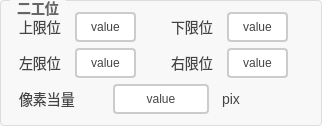
         <widget class="QGroupBox" name="groupBox_2">
          <property name="styleSheet">
           <string notr="true">QGroupBox {
    border: 1px solid #DDD;
    border-radius: 4px;
    font: bold 14px;
    color: #666;
    background-color: #F8F8F8;
}

QGroupBox::title {
    subcontrol-origin: margin;
    subcontrol-position: top left;
    left: 10px;
    padding: 0 5px;
}</string>
          </property>
          <property name="title">
           <string>二工位</string>
          </property>
          <layout class="QGridLayout" name="gridLayout_2">
           <item row="1" column="1">
            <layout class="QHBoxLayout" name="horizontalLayout_39">
             <item>
              <widget class="QLabel" name="label_60">
               <property name="styleSheet">
                <string notr="true">/* 基础标签样式 */
QLabel {
    color: #444444;          /* 主文字色 */
    font-size: 14px;         /* 标准字号 */
    background: transparent; /* 透明背景 */
    padding: 2px 4px;        /* 基础内边距 */
}

/* 标题样式 */
QLabel.title {
    font-size: 16px;
    font-weight: 600;
    color: #333333;
    border-bottom: 1px solid #DDDDDD; /* 下划线装饰 */
    padding-bottom: 4px;
}

/* 副标题/次要文本 */
QLabel.subtitle {
    color: #666666;
    font-size: 13px;
    font-style: italic;
}

/* 强调文本 */
QLabel.emphasis {
    color: #333333;
    font-weight: 500;
    background-color: #F5F5F5;
    border-radius: 3px;
    padding: 4px 8px;
}

/* 状态标签（成功/警告/错误） */
QLabel[state=&quot;success&quot;] {
    color: #228B22;          /* 森林绿 */
    border-left: 3px solid #228B22;
    padding-left: 8px;
}

QLabel[state=&quot;warning&quot;] {
    color: #FF8C00;          /* 暗橙 */
    border-left: 3px solid #FF8C00;
    padding-left: 8px;
}

QLabel[state=&quot;error&quot;] {
    color: #B22222;          /* 砖红 */
    border-left: 3px solid #B22222;
    padding-left: 8px;
}

/* 数据展示标签 */
QLabel.data {
    color: #2F4F4F;          /* 深石板灰 */
    font-family: monospace;
    border: 1px solid #E0E0E0;
    background-color: #FFFFFF;
    padding: 6px 12px;
    border-radius: 4px;
}

/* 禁用状态 */
QLabel:disabled {
    color: #AAAAAA;
    background-color: transparent;
}

/* 链接样式（伪链接效果） */
QLabel.link {
    color: #4682B4;          /* 钢蓝 */
    text-decoration: underline;
    border-bottom: 1px dotted #4682B4;
}

/* 图标标签 */
QLabel.icon {
    qproperty-alignment: AlignCenter;
    border: 1px solid #E0E0E0;
    border-radius: 4px;
    background-color: #FFFFFF;
    padding: 12px;
}</string>
               </property>
               <property name="text">
                <string>右限位</string>
               </property>
              </widget>
             </item>
             <item>
              <widget class="QPushButton" name="pbtn_youxianwei2">
               <property name="sizePolicy">
                <sizepolicy hsizetype="Minimum" vsizetype="Minimum">
                 <horstretch>0</horstretch>
                 <verstretch>0</verstretch>
                </sizepolicy>
               </property>
               <property name="styleSheet">
                <string notr="true">QPushButton {
    padding: 6px 14px;
    border: 2px solid #CCC;
    border-radius: 4px;
    background-color: white;
    color: #444;
}

QPushButton:hover {
    border-color: #999;
    background-color: #F5F5F5;
}

QPushButton:pressed {
    border-color: #777;
    background-color: #EEE;
}</string>
               </property>
               <property name="text">
                <string>value</string>
               </property>
              </widget>
             </item>
             <item>
              <widget class="QLabel" name="label_61">
               <property name="styleSheet">
                <string notr="true">/* 基础标签样式 */
QLabel {
    color: #444444;          /* 主文字色 */
    font-size: 14px;         /* 标准字号 */
    background: transparent; /* 透明背景 */
    padding: 2px 4px;        /* 基础内边距 */
}

/* 标题样式 */
QLabel.title {
    font-size: 16px;
    font-weight: 600;
    color: #333333;
    border-bottom: 1px solid #DDDDDD; /* 下划线装饰 */
    padding-bottom: 4px;
}

/* 副标题/次要文本 */
QLabel.subtitle {
    color: #666666;
    font-size: 13px;
    font-style: italic;
}

/* 强调文本 */
QLabel.emphasis {
    color: #333333;
    font-weight: 500;
    background-color: #F5F5F5;
    border-radius: 3px;
    padding: 4px 8px;
}

/* 状态标签（成功/警告/错误） */
QLabel[state=&quot;success&quot;] {
    color: #228B22;          /* 森林绿 */
    border-left: 3px solid #228B22;
    padding-left: 8px;
}

QLabel[state=&quot;warning&quot;] {
    color: #FF8C00;          /* 暗橙 */
    border-left: 3px solid #FF8C00;
    padding-left: 8px;
}

QLabel[state=&quot;error&quot;] {
    color: #B22222;          /* 砖红 */
    border-left: 3px solid #B22222;
    padding-left: 8px;
}

/* 数据展示标签 */
QLabel.data {
    color: #2F4F4F;          /* 深石板灰 */
    font-family: monospace;
    border: 1px solid #E0E0E0;
    background-color: #FFFFFF;
    padding: 6px 12px;
    border-radius: 4px;
}

/* 禁用状态 */
QLabel:disabled {
    color: #AAAAAA;
    background-color: transparent;
}

/* 链接样式（伪链接效果） */
QLabel.link {
    color: #4682B4;          /* 钢蓝 */
    text-decoration: underline;
    border-bottom: 1px dotted #4682B4;
}

/* 图标标签 */
QLabel.icon {
    qproperty-alignment: AlignCenter;
    border: 1px solid #E0E0E0;
    border-radius: 4px;
    background-color: #FFFFFF;
    padding: 12px;
}</string>
               </property>
               <property name="text">
                <string/>
               </property>
              </widget>
             </item>
            </layout>
           </item>
           <item row="1" column="0">
            <layout class="QHBoxLayout" name="horizontalLayout_40">
             <item>
              <widget class="QLabel" name="label_62">
               <property name="styleSheet">
                <string notr="true">/* 基础标签样式 */
QLabel {
    color: #444444;          /* 主文字色 */
    font-size: 14px;         /* 标准字号 */
    background: transparent; /* 透明背景 */
    padding: 2px 4px;        /* 基础内边距 */
}

/* 标题样式 */
QLabel.title {
    font-size: 16px;
    font-weight: 600;
    color: #333333;
    border-bottom: 1px solid #DDDDDD; /* 下划线装饰 */
    padding-bottom: 4px;
}

/* 副标题/次要文本 */
QLabel.subtitle {
    color: #666666;
    font-size: 13px;
    font-style: italic;
}

/* 强调文本 */
QLabel.emphasis {
    color: #333333;
    font-weight: 500;
    background-color: #F5F5F5;
    border-radius: 3px;
    padding: 4px 8px;
}

/* 状态标签（成功/警告/错误） */
QLabel[state=&quot;success&quot;] {
    color: #228B22;          /* 森林绿 */
    border-left: 3px solid #228B22;
    padding-left: 8px;
}

QLabel[state=&quot;warning&quot;] {
    color: #FF8C00;          /* 暗橙 */
    border-left: 3px solid #FF8C00;
    padding-left: 8px;
}

QLabel[state=&quot;error&quot;] {
    color: #B22222;          /* 砖红 */
    border-left: 3px solid #B22222;
    padding-left: 8px;
}

/* 数据展示标签 */
QLabel.data {
    color: #2F4F4F;          /* 深石板灰 */
    font-family: monospace;
    border: 1px solid #E0E0E0;
    background-color: #FFFFFF;
    padding: 6px 12px;
    border-radius: 4px;
}

/* 禁用状态 */
QLabel:disabled {
    color: #AAAAAA;
    background-color: transparent;
}

/* 链接样式（伪链接效果） */
QLabel.link {
    color: #4682B4;          /* 钢蓝 */
    text-decoration: underline;
    border-bottom: 1px dotted #4682B4;
}

/* 图标标签 */
QLabel.icon {
    qproperty-alignment: AlignCenter;
    border: 1px solid #E0E0E0;
    border-radius: 4px;
    background-color: #FFFFFF;
    padding: 12px;
}</string>
               </property>
               <property name="text">
                <string>左限位</string>
               </property>
              </widget>
             </item>
             <item>
              <widget class="QPushButton" name="pbtn_zuoxianwei2">
               <property name="sizePolicy">
                <sizepolicy hsizetype="Minimum" vsizetype="Minimum">
                 <horstretch>0</horstretch>
                 <verstretch>0</verstretch>
                </sizepolicy>
               </property>
               <property name="styleSheet">
                <string notr="true">QPushButton {
    padding: 6px 14px;
    border: 2px solid #CCC;
    border-radius: 4px;
    background-color: white;
    color: #444;
}

QPushButton:hover {
    border-color: #999;
    background-color: #F5F5F5;
}

QPushButton:pressed {
    border-color: #777;
    background-color: #EEE;
}</string>
               </property>
               <property name="text">
                <string>value</string>
               </property>
              </widget>
             </item>
             <item>
              <widget class="QLabel" name="label_63">
               <property name="styleSheet">
                <string notr="true">/* 基础标签样式 */
QLabel {
    color: #444444;          /* 主文字色 */
    font-size: 14px;         /* 标准字号 */
    background: transparent; /* 透明背景 */
    padding: 2px 4px;        /* 基础内边距 */
}

/* 标题样式 */
QLabel.title {
    font-size: 16px;
    font-weight: 600;
    color: #333333;
    border-bottom: 1px solid #DDDDDD; /* 下划线装饰 */
    padding-bottom: 4px;
}

/* 副标题/次要文本 */
QLabel.subtitle {
    color: #666666;
    font-size: 13px;
    font-style: italic;
}

/* 强调文本 */
QLabel.emphasis {
    color: #333333;
    font-weight: 500;
    background-color: #F5F5F5;
    border-radius: 3px;
    padding: 4px 8px;
}

/* 状态标签（成功/警告/错误） */
QLabel[state=&quot;success&quot;] {
    color: #228B22;          /* 森林绿 */
    border-left: 3px solid #228B22;
    padding-left: 8px;
}

QLabel[state=&quot;warning&quot;] {
    color: #FF8C00;          /* 暗橙 */
    border-left: 3px solid #FF8C00;
    padding-left: 8px;
}

QLabel[state=&quot;error&quot;] {
    color: #B22222;          /* 砖红 */
    border-left: 3px solid #B22222;
    padding-left: 8px;
}

/* 数据展示标签 */
QLabel.data {
    color: #2F4F4F;          /* 深石板灰 */
    font-family: monospace;
    border: 1px solid #E0E0E0;
    background-color: #FFFFFF;
    padding: 6px 12px;
    border-radius: 4px;
}

/* 禁用状态 */
QLabel:disabled {
    color: #AAAAAA;
    background-color: transparent;
}

/* 链接样式（伪链接效果） */
QLabel.link {
    color: #4682B4;          /* 钢蓝 */
    text-decoration: underline;
    border-bottom: 1px dotted #4682B4;
}

/* 图标标签 */
QLabel.icon {
    qproperty-alignment: AlignCenter;
    border: 1px solid #E0E0E0;
    border-radius: 4px;
    background-color: #FFFFFF;
    padding: 12px;
}</string>
               </property>
               <property name="text">
                <string/>
               </property>
              </widget>
             </item>
            </layout>
           </item>
           <item row="0" column="1">
            <layout class="QHBoxLayout" name="horizontalLayout_37">
             <item>
              <widget class="QLabel" name="label_56">
               <property name="styleSheet">
                <string notr="true">/* 基础标签样式 */
QLabel {
    color: #444444;          /* 主文字色 */
    font-size: 14px;         /* 标准字号 */
    background: transparent; /* 透明背景 */
    padding: 2px 4px;        /* 基础内边距 */
}

/* 标题样式 */
QLabel.title {
    font-size: 16px;
    font-weight: 600;
    color: #333333;
    border-bottom: 1px solid #DDDDDD; /* 下划线装饰 */
    padding-bottom: 4px;
}

/* 副标题/次要文本 */
QLabel.subtitle {
    color: #666666;
    font-size: 13px;
    font-style: italic;
}

/* 强调文本 */
QLabel.emphasis {
    color: #333333;
    font-weight: 500;
    background-color: #F5F5F5;
    border-radius: 3px;
    padding: 4px 8px;
}

/* 状态标签（成功/警告/错误） */
QLabel[state=&quot;success&quot;] {
    color: #228B22;          /* 森林绿 */
    border-left: 3px solid #228B22;
    padding-left: 8px;
}

QLabel[state=&quot;warning&quot;] {
    color: #FF8C00;          /* 暗橙 */
    border-left: 3px solid #FF8C00;
    padding-left: 8px;
}

QLabel[state=&quot;error&quot;] {
    color: #B22222;          /* 砖红 */
    border-left: 3px solid #B22222;
    padding-left: 8px;
}

/* 数据展示标签 */
QLabel.data {
    color: #2F4F4F;          /* 深石板灰 */
    font-family: monospace;
    border: 1px solid #E0E0E0;
    background-color: #FFFFFF;
    padding: 6px 12px;
    border-radius: 4px;
}

/* 禁用状态 */
QLabel:disabled {
    color: #AAAAAA;
    background-color: transparent;
}

/* 链接样式（伪链接效果） */
QLabel.link {
    color: #4682B4;          /* 钢蓝 */
    text-decoration: underline;
    border-bottom: 1px dotted #4682B4;
}

/* 图标标签 */
QLabel.icon {
    qproperty-alignment: AlignCenter;
    border: 1px solid #E0E0E0;
    border-radius: 4px;
    background-color: #FFFFFF;
    padding: 12px;
}</string>
               </property>
               <property name="text">
                <string>下限位</string>
               </property>
              </widget>
             </item>
             <item>
              <widget class="QPushButton" name="pbtn_xiaxianwei2">
               <property name="sizePolicy">
                <sizepolicy hsizetype="Minimum" vsizetype="Minimum">
                 <horstretch>0</horstretch>
                 <verstretch>0</verstretch>
                </sizepolicy>
               </property>
               <property name="styleSheet">
                <string notr="true">QPushButton {
    padding: 6px 14px;
    border: 2px solid #CCC;
    border-radius: 4px;
    background-color: white;
    color: #444;
}

QPushButton:hover {
    border-color: #999;
    background-color: #F5F5F5;
}

QPushButton:pressed {
    border-color: #777;
    background-color: #EEE;
}</string>
               </property>
               <property name="text">
                <string>value</string>
               </property>
              </widget>
             </item>
             <item>
              <widget class="QLabel" name="label_57">
               <property name="styleSheet">
                <string notr="true">/* 基础标签样式 */
QLabel {
    color: #444444;          /* 主文字色 */
    font-size: 14px;         /* 标准字号 */
    background: transparent; /* 透明背景 */
    padding: 2px 4px;        /* 基础内边距 */
}

/* 标题样式 */
QLabel.title {
    font-size: 16px;
    font-weight: 600;
    color: #333333;
    border-bottom: 1px solid #DDDDDD; /* 下划线装饰 */
    padding-bottom: 4px;
}

/* 副标题/次要文本 */
QLabel.subtitle {
    color: #666666;
    font-size: 13px;
    font-style: italic;
}

/* 强调文本 */
QLabel.emphasis {
    color: #333333;
    font-weight: 500;
    background-color: #F5F5F5;
    border-radius: 3px;
    padding: 4px 8px;
}

/* 状态标签（成功/警告/错误） */
QLabel[state=&quot;success&quot;] {
    color: #228B22;          /* 森林绿 */
    border-left: 3px solid #228B22;
    padding-left: 8px;
}

QLabel[state=&quot;warning&quot;] {
    color: #FF8C00;          /* 暗橙 */
    border-left: 3px solid #FF8C00;
    padding-left: 8px;
}

QLabel[state=&quot;error&quot;] {
    color: #B22222;          /* 砖红 */
    border-left: 3px solid #B22222;
    padding-left: 8px;
}

/* 数据展示标签 */
QLabel.data {
    color: #2F4F4F;          /* 深石板灰 */
    font-family: monospace;
    border: 1px solid #E0E0E0;
    background-color: #FFFFFF;
    padding: 6px 12px;
    border-radius: 4px;
}

/* 禁用状态 */
QLabel:disabled {
    color: #AAAAAA;
    background-color: transparent;
}

/* 链接样式（伪链接效果） */
QLabel.link {
    color: #4682B4;          /* 钢蓝 */
    text-decoration: underline;
    border-bottom: 1px dotted #4682B4;
}

/* 图标标签 */
QLabel.icon {
    qproperty-alignment: AlignCenter;
    border: 1px solid #E0E0E0;
    border-radius: 4px;
    background-color: #FFFFFF;
    padding: 12px;
}</string>
               </property>
               <property name="text">
                <string/>
               </property>
              </widget>
             </item>
            </layout>
           </item>
           <item row="0" column="0">
            <layout class="QHBoxLayout" name="horizontalLayout_38">
             <item>
              <widget class="QLabel" name="label_58">
               <property name="styleSheet">
                <string notr="true">/* 基础标签样式 */
QLabel {
    color: #444444;          /* 主文字色 */
    font-size: 14px;         /* 标准字号 */
    background: transparent; /* 透明背景 */
    padding: 2px 4px;        /* 基础内边距 */
}

/* 标题样式 */
QLabel.title {
    font-size: 16px;
    font-weight: 600;
    color: #333333;
    border-bottom: 1px solid #DDDDDD; /* 下划线装饰 */
    padding-bottom: 4px;
}

/* 副标题/次要文本 */
QLabel.subtitle {
    color: #666666;
    font-size: 13px;
    font-style: italic;
}

/* 强调文本 */
QLabel.emphasis {
    color: #333333;
    font-weight: 500;
    background-color: #F5F5F5;
    border-radius: 3px;
    padding: 4px 8px;
}

/* 状态标签（成功/警告/错误） */
QLabel[state=&quot;success&quot;] {
    color: #228B22;          /* 森林绿 */
    border-left: 3px solid #228B22;
    padding-left: 8px;
}

QLabel[state=&quot;warning&quot;] {
    color: #FF8C00;          /* 暗橙 */
    border-left: 3px solid #FF8C00;
    padding-left: 8px;
}

QLabel[state=&quot;error&quot;] {
    color: #B22222;          /* 砖红 */
    border-left: 3px solid #B22222;
    padding-left: 8px;
}

/* 数据展示标签 */
QLabel.data {
    color: #2F4F4F;          /* 深石板灰 */
    font-family: monospace;
    border: 1px solid #E0E0E0;
    background-color: #FFFFFF;
    padding: 6px 12px;
    border-radius: 4px;
}

/* 禁用状态 */
QLabel:disabled {
    color: #AAAAAA;
    background-color: transparent;
}

/* 链接样式（伪链接效果） */
QLabel.link {
    color: #4682B4;          /* 钢蓝 */
    text-decoration: underline;
    border-bottom: 1px dotted #4682B4;
}

/* 图标标签 */
QLabel.icon {
    qproperty-alignment: AlignCenter;
    border: 1px solid #E0E0E0;
    border-radius: 4px;
    background-color: #FFFFFF;
    padding: 12px;
}</string>
               </property>
               <property name="text">
                <string>上限位</string>
               </property>
              </widget>
             </item>
             <item>
              <widget class="QPushButton" name="pbtn_shangxianwei2">
               <property name="sizePolicy">
                <sizepolicy hsizetype="Minimum" vsizetype="Minimum">
                 <horstretch>0</horstretch>
                 <verstretch>0</verstretch>
                </sizepolicy>
               </property>
               <property name="styleSheet">
                <string notr="true">QPushButton {
    padding: 6px 14px;
    border: 2px solid #CCC;
    border-radius: 4px;
    background-color: white;
    color: #444;
}

QPushButton:hover {
    border-color: #999;
    background-color: #F5F5F5;
}

QPushButton:pressed {
    border-color: #777;
    background-color: #EEE;
}</string>
               </property>
               <property name="text">
                <string>value</string>
               </property>
              </widget>
             </item>
             <item>
              <widget class="QLabel" name="label_59">
               <property name="styleSheet">
                <string notr="true">/* 基础标签样式 */
QLabel {
    color: #444444;          /* 主文字色 */
    font-size: 14px;         /* 标准字号 */
    background: transparent; /* 透明背景 */
    padding: 2px 4px;        /* 基础内边距 */
}

/* 标题样式 */
QLabel.title {
    font-size: 16px;
    font-weight: 600;
    color: #333333;
    border-bottom: 1px solid #DDDDDD; /* 下划线装饰 */
    padding-bottom: 4px;
}

/* 副标题/次要文本 */
QLabel.subtitle {
    color: #666666;
    font-size: 13px;
    font-style: italic;
}

/* 强调文本 */
QLabel.emphasis {
    color: #333333;
    font-weight: 500;
    background-color: #F5F5F5;
    border-radius: 3px;
    padding: 4px 8px;
}

/* 状态标签（成功/警告/错误） */
QLabel[state=&quot;success&quot;] {
    color: #228B22;          /* 森林绿 */
    border-left: 3px solid #228B22;
    padding-left: 8px;
}

QLabel[state=&quot;warning&quot;] {
    color: #FF8C00;          /* 暗橙 */
    border-left: 3px solid #FF8C00;
    padding-left: 8px;
}

QLabel[state=&quot;error&quot;] {
    color: #B22222;          /* 砖红 */
    border-left: 3px solid #B22222;
    padding-left: 8px;
}

/* 数据展示标签 */
QLabel.data {
    color: #2F4F4F;          /* 深石板灰 */
    font-family: monospace;
    border: 1px solid #E0E0E0;
    background-color: #FFFFFF;
    padding: 6px 12px;
    border-radius: 4px;
}

/* 禁用状态 */
QLabel:disabled {
    color: #AAAAAA;
    background-color: transparent;
}

/* 链接样式（伪链接效果） */
QLabel.link {
    color: #4682B4;          /* 钢蓝 */
    text-decoration: underline;
    border-bottom: 1px dotted #4682B4;
}

/* 图标标签 */
QLabel.icon {
    qproperty-alignment: AlignCenter;
    border: 1px solid #E0E0E0;
    border-radius: 4px;
    background-color: #FFFFFF;
    padding: 12px;
}</string>
               </property>
               <property name="text">
                <string/>
               </property>
              </widget>
             </item>
            </layout>
           </item>
           <item row="2" column="0" colspan="2">
            <layout class="QHBoxLayout" name="horizontalLayout_45">
             <item>
              <widget class="QLabel" name="label_68">
               <property name="styleSheet">
                <string notr="true">/* 基础标签样式 */
QLabel {
    color: #444444;          /* 主文字色 */
    font-size: 14px;         /* 标准字号 */
    background: transparent; /* 透明背景 */
    padding: 2px 4px;        /* 基础内边距 */
}

/* 标题样式 */
QLabel.title {
    font-size: 16px;
    font-weight: 600;
    color: #333333;
    border-bottom: 1px solid #DDDDDD; /* 下划线装饰 */
    padding-bottom: 4px;
}

/* 副标题/次要文本 */
QLabel.subtitle {
    color: #666666;
    font-size: 13px;
    font-style: italic;
}

/* 强调文本 */
QLabel.emphasis {
    color: #333333;
    font-weight: 500;
    background-color: #F5F5F5;
    border-radius: 3px;
    padding: 4px 8px;
}

/* 状态标签（成功/警告/错误） */
QLabel[state=&quot;success&quot;] {
    color: #228B22;          /* 森林绿 */
    border-left: 3px solid #228B22;
    padding-left: 8px;
}

QLabel[state=&quot;warning&quot;] {
    color: #FF8C00;          /* 暗橙 */
    border-left: 3px solid #FF8C00;
    padding-left: 8px;
}

QLabel[state=&quot;error&quot;] {
    color: #B22222;          /* 砖红 */
    border-left: 3px solid #B22222;
    padding-left: 8px;
}

/* 数据展示标签 */
QLabel.data {
    color: #2F4F4F;          /* 深石板灰 */
    font-family: monospace;
    border: 1px solid #E0E0E0;
    background-color: #FFFFFF;
    padding: 6px 12px;
    border-radius: 4px;
}

/* 禁用状态 */
QLabel:disabled {
    color: #AAAAAA;
    background-color: transparent;
}

/* 链接样式（伪链接效果） */
QLabel.link {
    color: #4682B4;          /* 钢蓝 */
    text-decoration: underline;
    border-bottom: 1px dotted #4682B4;
}

/* 图标标签 */
QLabel.icon {
    qproperty-alignment: AlignCenter;
    border: 1px solid #E0E0E0;
    border-radius: 4px;
    background-color: #FFFFFF;
    padding: 12px;
}</string>
               </property>
               <property name="text">
                <string>像素当量</string>
               </property>
              </widget>
             </item>
             <item>
              <widget class="QPushButton" name="pbtn_xiangsudangliang2">
               <property name="sizePolicy">
                <sizepolicy hsizetype="Minimum" vsizetype="Minimum">
                 <horstretch>0</horstretch>
                 <verstretch>0</verstretch>
                </sizepolicy>
               </property>
               <property name="styleSheet">
                <string notr="true">QPushButton {
    padding: 6px 14px;
    border: 2px solid #CCC;
    border-radius: 4px;
    background-color: white;
    color: #444;
}

QPushButton:hover {
    border-color: #999;
    background-color: #F5F5F5;
}

QPushButton:pressed {
    border-color: #777;
    background-color: #EEE;
}</string>
               </property>
               <property name="text">
                <string>value</string>
               </property>
              </widget>
             </item>
             <item>
              <widget class="QLabel" name="label_69">
               <property name="styleSheet">
                <string notr="true">/* 基础标签样式 */
QLabel {
    color: #444444;          /* 主文字色 */
    font-size: 14px;         /* 标准字号 */
    background: transparent; /* 透明背景 */
    padding: 2px 4px;        /* 基础内边距 */
}

/* 标题样式 */
QLabel.title {
    font-size: 16px;
    font-weight: 600;
    color: #333333;
    border-bottom: 1px solid #DDDDDD; /* 下划线装饰 */
    padding-bottom: 4px;
}

/* 副标题/次要文本 */
QLabel.subtitle {
    color: #666666;
    font-size: 13px;
    font-style: italic;
}

/* 强调文本 */
QLabel.emphasis {
    color: #333333;
    font-weight: 500;
    background-color: #F5F5F5;
    border-radius: 3px;
    padding: 4px 8px;
}

/* 状态标签（成功/警告/错误） */
QLabel[state=&quot;success&quot;] {
    color: #228B22;          /* 森林绿 */
    border-left: 3px solid #228B22;
    padding-left: 8px;
}

QLabel[state=&quot;warning&quot;] {
    color: #FF8C00;          /* 暗橙 */
    border-left: 3px solid #FF8C00;
    padding-left: 8px;
}

QLabel[state=&quot;error&quot;] {
    color: #B22222;          /* 砖红 */
    border-left: 3px solid #B22222;
    padding-left: 8px;
}

/* 数据展示标签 */
QLabel.data {
    color: #2F4F4F;          /* 深石板灰 */
    font-family: monospace;
    border: 1px solid #E0E0E0;
    background-color: #FFFFFF;
    padding: 6px 12px;
    border-radius: 4px;
}

/* 禁用状态 */
QLabel:disabled {
    color: #AAAAAA;
    background-color: transparent;
}

/* 链接样式（伪链接效果） */
QLabel.link {
    color: #4682B4;          /* 钢蓝 */
    text-decoration: underline;
    border-bottom: 1px dotted #4682B4;
}

/* 图标标签 */
QLabel.icon {
    qproperty-alignment: AlignCenter;
    border: 1px solid #E0E0E0;
    border-radius: 4px;
    background-color: #FFFFFF;
    padding: 12px;
}</string>
               </property>
               <property name="text">
                <string>pix</string>
               </property>
              </widget>
             </item>
            </layout>
           </item>
          </layout>
         </widget>
